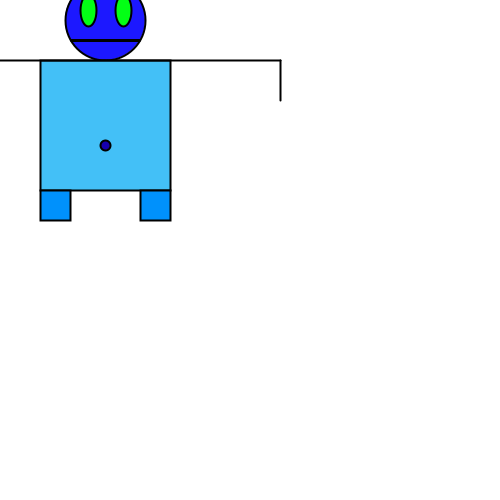
Frame 1 (no input)
Frame 60 (the mouse pressed at the canvas centre just before this capture): identical to frame 1, image omitted
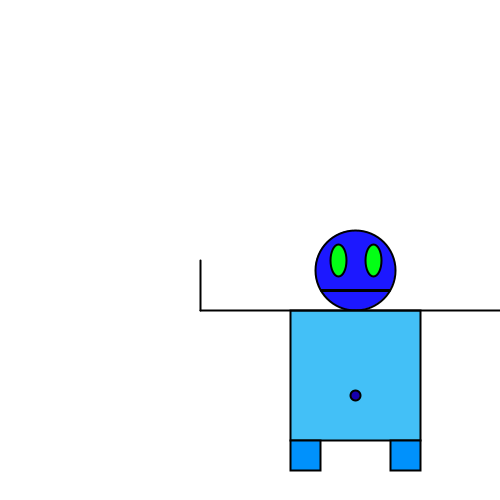
Frame 120 (the mouse held since frame 60 and released just before this capture)

The Processing sketch that drew these frames (run headless with seeded random() and noise(); from frame 60 on, the mouse is pressed at the canvas centre):

// Processing sketch: processing_122820
// ── processing_122820.pde

void setup(){
size(500,500);

}

void draw(){
strokeWeight(2);
background(255,255,255);
stroke(0);
ellipseMode(CENTER);

//hoofd
fill(28,24,255);
ellipse (mouseX+105, mouseY+20, 80, 80);

//buik
fill (67,192,247);
rect(mouseX+40,mouseY+60,130,130);

//voeten
fill (0,145,252);
rect(mouseX+40,mouseY+190,30,30);
rect(mouseX+140,mouseY+190,30,30);

//armen, mond en navel
line (mouseX-50,mouseY+60,mouseX+280,mouseY+60);
line (mouseX-50,mouseY+60,mouseX-50,mouseY+10);
line (mouseX+280,mouseY+60,mouseX+280,mouseY+100);
fill(22,0,175);
ellipse (mouseX+105,mouseY+145,10,10);
strokeWeight(3);
line(mouseX+71, mouseY+40, mouseX+139, mouseY+40);

// ogen
fill (3,255,21);
strokeWeight(2);
ellipse (mouseX+123,mouseY+10,16,32);
ellipse (mouseX+88,mouseY+10,16,32);

}
